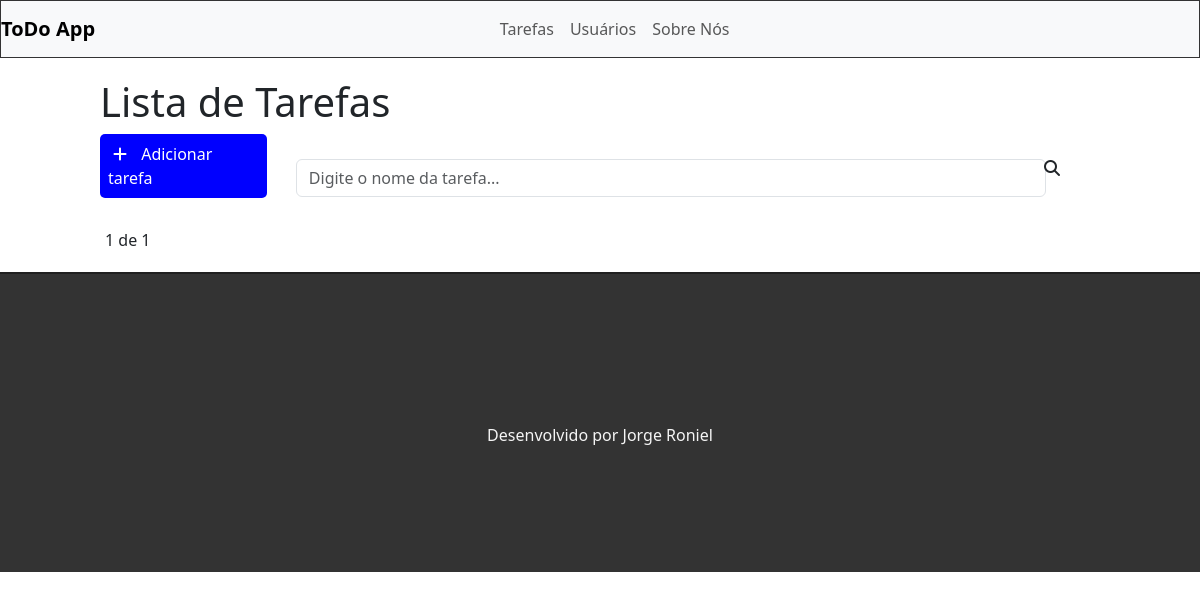
The app's page /, older data.
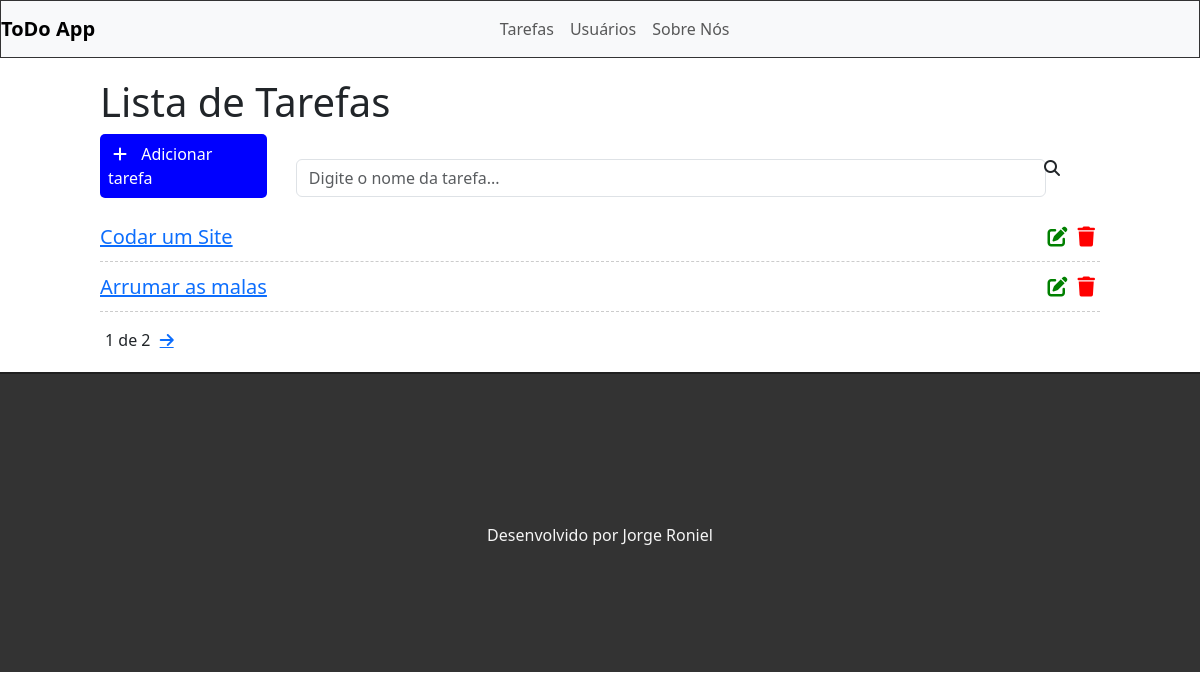
The same page, newer data.
### task/models.py (models this page shows)
class Tarefa(models.Model):
    STATUS = (
        ('doing', 'Doing'),
        ('done', 'Done'),
    )
    titulo = models.CharField(max_length=255)
    descricao = models.TextField()
    done = models.CharField(max_length=5, choices=STATUS)
    data_criacao = models.DateTimeField(auto_now_add=True)
    data_update = models.DateTimeField(auto_now=True)

### task/views.py (the view)
# urls.py: path('', views.tasksList),
def tasksList(request):
    search = request.GET.get('search')
    if search:
        tasks = Tarefa.objects.filter(titulo__icontains=search)
    else:
        tasks_list = Tarefa.objects.all().order_by('-data_criacao')
        paginator = Paginator(tasks_list, 2)
        page = request.GET.get('page')
        tasks = paginator.get_page(page)
    return render(request, 'lista.html', {'tasks': tasks})

### task/Templates/lista.html (shortened to what this page needs)
{% extends 'model-page.html' %}
{% block content %}
    <div class="offset-1 col-10  list-div">
        <h1>Lista de Tarefas</h1>
        <a id="add-link" href="newtask/">
            <div class="col-2 add-div">
                <i class="fas fa-plus"></i> Adicionar tarefa
            </div>
        </a>
        <div class="col-9 search-div">
            <form method="GET" id="search-form">
                <input class="form-control" type="text" id="search" name="search" placeholder="Digite o nome da tarefa..." value="{{request.GET.search}}">
                <i class="fas fa-search" id="search-btn"></i>
            </form>
        </div>
        <ul class="task-list">
            {% for task in tasks %}
                <li class="task-item">
                    <span><a href="/task/{{task.id}}">{{task.titulo}}</a></span>
                    <a href="delete/{{task.id}}" id="deleteBtn"><span><i class="fas fa-trash"></i></span></a>
                    <a href="edit/{{task.id}}"><span><i class="fas fa-edit"></i></span></a>
                </li>
            {% endfor %}
        </ul>
        <div class="pagination">
            <span class="step-links">
                {% if tasks.paginator.num_pages %}
                <span class="current">
                    {{tasks.number}} de {{tasks.paginator.num_pages}}
                </span>
                {% endif %}
                {% if tasks.has_next %}
                    <a href="?page={{tasks.next_page_number}}" class="fas fa-arrow-right"></a>
                {% endif %}
            </span>
        </div>
    </div>
{% endblock %}

Row changes from the older to the newer data that the page shows:
added Tarefa: titulo "Codar um Site"
added Tarefa: titulo "Arrumar as malas"
Text that changed along with them:
{{ tasks.paginator.num_pages }}: "1" → "2"
